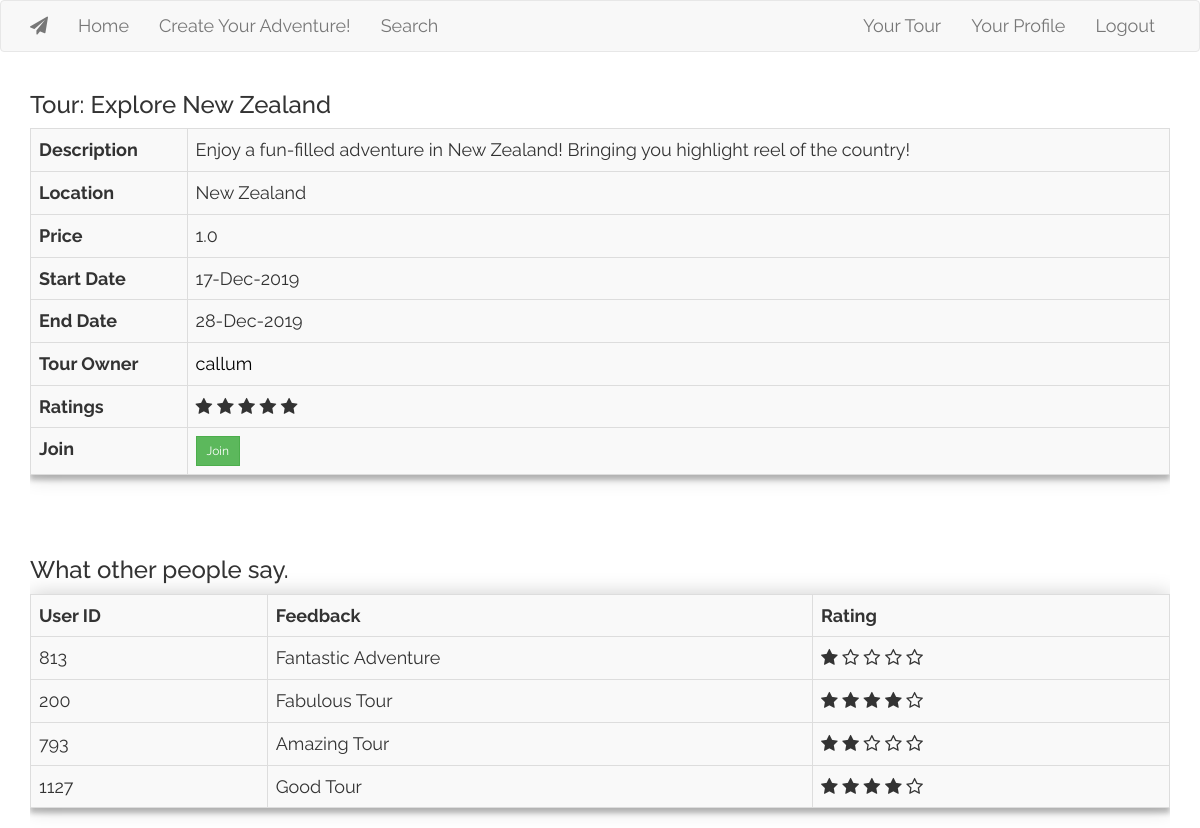
/viewtour/1 (signed in), run on the app's committed database.
### app/models.py (models this page shows, shortened)
class Tour(database.Model):
    id = database.Column(database.Integer, primary_key=True)
    tour_name = database.Column(database.String(50))
    tour_description = database.Column(database.String(140))
    tour_location = database.Column(database.String(50))
    tour_price = database.Column(database.Float)
    start_date = database.Column(database.DateTime)
    end_date = database.Column(database.DateTime)
    timestamp = database.Column(database.DateTime, index=True, default=datetime.now)
    user_id = database.Column(database.Integer, database.ForeignKey('user.id'))
    ratings  = database.Column(database.Float)
    f_status = database.Column(database.Boolean, default = False)
    @staticmethod
    def get_tour_owner(tour_id):
        return User.query.join(Tour, (Tour.user_id == User.id)).filter(Tour.id == tour_id).first()
    @classmethod
    def get_tour(cls, tour_id, tour_list = []):
        tour_list = cls.query.get(tour_id)
        return tour_list

class User(UserMixin, database.Model):
    id = database.Column(database.Integer, primary_key=True)
    username = database.Column(database.String(32), index=True, unique=True)
    name = database.Column((database.String(64)))
    email = database.Column(database.String(50), index=True, unique=True)
    password = database.Column(database.String(128))
    access = database.Column(database.String(10), default = '')
    description = database.Column(database.String(128))
    f_status = database.Column(database.Boolean, default = False)
    ratings = database.Column(database.Float)

class TourParticipant(database.Model):
    id = database.Column(database.Integer, primary_key=True)
    user_id = database.Column(database.Integer, database.ForeignKey('user.id'))
    tour_id = database.Column(database.Integer, database.ForeignKey('tour.id'))
    tour_user_rating = database.Column(database.Float)
    tour_user_feedback = database.Column(database.String(128))
    @staticmethod
    def get_participants(tour_id, participants = None):
        participants = TourParticipant.query.filter(TourParticipant.tour_id == tour_id)
        return participants
    @classmethod
    def has_participated(cls, tour_id, tour_user_id, tour_participation = []):
        tour_participation = cls.query.filter(and_(cls.tour_id == tour_id, cls.user_id == tour_user_id)).first()
        return tour_participation
    @staticmethod
    def get_all_feedback(tour_id, feedback = []):
        feedback = TourParticipant.query.filter(and_(TourParticipant.tour_id == tour_id, TourParticipant.tour_user_feedback != None)).all()
        return feedback

### app/routes.py (the view)
@app.route('/viewtour/<int:id>', methods=['GET', 'POST'])
def viewtour(id):
    if current_user.is_authenticated:
        tour = Tour().get_tour(tour_id = id)
        participants = TourParticipant().get_participants(tour_id = id)
        user_joined_list = User.query.join(TourParticipant, (TourParticipant.user_id == User.id)).filter(TourParticipant.tour_id == id)
        tour_username = Tour().get_tour_owner(tour_id = id).username
        form = FeedbackForm()
        if participants is not None:
            tour_participation = TourParticipant().has_participated(tour_id = id, tour_user_id = current_user.id)
            feedback = TourParticipant().get_all_feedback(tour_id = id)
            if form.validate_on_submit():
                tour_participation.set_feedback(form.tour_feedback.data)
                flash('Thank you for your feedback.', 'success')
                return redirect(url_for('viewtour', id = id))
            elif request.method == 'GET' and tour_participation is not None:
                form.tour_feedback.data = tour_participation.tour_user_feedback
        else:
            tour_participation = []
            feedback = []
    else:
        flash('You need to login or register first!', 'warning')
        return redirect(url_for('login'))
    return render_template('viewtour.html', title = 'View Tour',\
                                            tour_owner = tour.user_id,\
                                            form = form,\
                                            tour = tour,\
                                            tour_participation = tour_participation,\
                                            user_feedbacks = feedback,\
                                            user_joined_list = user_joined_list,\
                                            tour_username = tour_username)

### app/__init__.py (called while the page is built)
def format_datetime(value, format='medium'):
    if format == 'full':
        format="EEEE, d. MMMM y 'at' HH:mm"
    elif format == 'medium':
        format="dd-MMM-y"
    return babel.dates.format_datetime(value, format)

### app/models.py (called while the page is built)
@login.user_loader
def load_user(id):
    return User.query.get(int(id))

### app/templates/viewtour.html (shortened to what this page needs)
{% extends "base.html" %}
{% block app_content %}
        <h3>Tour: {{ tour.tour_name }}</h3>
        <div class = "table-responsive">
        <table class = "table table-striped table-hover table-bordered table-responsive left">
                <tr>
                        <th>Description</th>
                        <td>{{tour.tour_description}}</td>
                </tr>
                <tr>
                        <th>Location</th>
                        <td>{{tour.tour_location}}</td>
                </tr>
                <tr>
                        <th>Price</th>
                        <td>{{tour.tour_price}}</td>
                </tr>
                <tr>
                        <th>Start Date</th>
                        <td>{{tour.start_date|datetime}}</td>
                </tr>
                <tr>
                        <th>End Date</th>
                        <td>{{tour.end_date|datetime}}</td>
                </tr>
                <tr>
                        <th>Tour Owner</th>
                        <td><a href = "{{url_for('profile', id = tour.user_id)}}" style = "color: black;">{{tour_username}}</a></td>
                </tr>
                <tr>
                    <th>Ratings</th>
                    <td>
                        {% if current_user.id != tour_participation.user_id %}
                        <div class="star-rating main" data-toggle = "tooltip" data-placement="bottom" title = "{{ tour.ratings }}  stars" >
                        {% else %}
                        <div class="star-rating" data-toggle = "tooltip" data-placement="bottom" title = "{{ tour.ratings }}  stars - Rate me?" >
                        {% endif %}
                        <span class="fa fa-star-o" data-rating="1"></span>
                        <span class="fa fa-star-o" data-rating="2"></span>
                        <span class="fa fa-star-o" data-rating="3"></span>
                        <span class="fa fa-star-o" data-rating="4"></span>
                        <span class="fa fa-star-o" data-rating="5"></span>
                        </div>
                    </td>
                </tr>
                {% if current_user.id != tour.user_id %}
                <tr>
                        <th>Join</th>
                        {% if tour_participation %}
                        <form action="" method="post">
                            <td><a href="{{ url_for('leavetour', id=tour.id, user_id = current_user.id) }}"><button type = "submit" class = "btn btn-secondary btn-sm btn-danger">{{ ('Leave') }}</a></button></td>
                        </form>
                        {% else %}
                        <form action="" method="post">
                            <td><a href="{{ url_for('jointour', id=tour.id) }}"><button type = "submit" class = "btn btn-secondary btn-sm btn-success">{{ ('Join') }}</a></button></td>
                        </form>
                        {% endif %}
                </tr>
                {% endif %}
        </table>
        <br>
        <br>
        <h3>What other people say.</h3>
        <table class = "table table-striped table-hover table-bordered table-responsive left">
                <tr>
                        <th>User ID</th>
                        <th>Feedback</th>
                        <th>Rating</th>
                </tr>
                {% for user_feedback in user_feedbacks %}
                        {% if user_feedback.user_id is not none %}
                        <tr>
                                <td>{{user_feedback.user_id}}</td>
                                <td>{{user_feedback.tour_user_feedback}}</td>
                                <td>
                                        <div class="star-rating main" data-toggle = "tooltip" data-placement="right" title = "{{ user_feedback.tour_user_rating }}  stars" >
                                        <span class="fa fa-star-o" data-rating="1"></span>
                                        <span class="fa fa-star-o" data-rating="2"></span>
                                        <span class="fa fa-star-o" data-rating="3"></span>
                                        <span class="fa fa-star-o" data-rating="4"></span>
                                        <span class="fa fa-star-o" data-rating="5"></span>
                               </div>
                                </td>
                        </tr>
                        {% else %}
                        <tr><td>No feedback yet!</td></tr>
                {% endif %}
                {% endfor %}
        </table>
        </div>
{% endblock %}

### app/static/main.css (style rules this page uses)
table { width: 100% !important; align-content: center !important; box-shadow: 0 0 20px 0 rgba(0, 0, 0, 0.2), 0 5px 5px 0 rgba(0, 0, 0, 0.24); background: #F9F9F9; }
body { font: 18px Raleway, sans-serif !important; }
a, a:hover, a:active, a:visited { color: white; }
form { background: #F9F9F9; padding: 25px; margin: 150px 0; box-shadow: 0 0 20px 0 rgba(0, 0, 0, 0.2), 0 5px 5px 0 rgba(0, 0, 0, 0.24); }
.btn { border-radius: 0; }

### data on the page
Tour: tour_name "Explore New Zealand", tour_description "Enjoy a fun-filled adventure in New Zealand! Bringing you highlight reel of the country!", tour_location "New Zealand", tour_price "1.0", start_date "17-Dec-2019", end_date "28-Dec-2019"
User: username "callum"
TourParticipant: user_id "813", tour_user_feedback "Fantastic Adventure"
TourParticipant: user_id "200", tour_user_feedback "Fabulous Tour"
TourParticipant: user_id "793", tour_user_feedback "Amazing Tour"
TourParticipant: user_id "1127", tour_user_feedback "Good Tour"

### other printed values
{{ ('Join') }} "Join"
